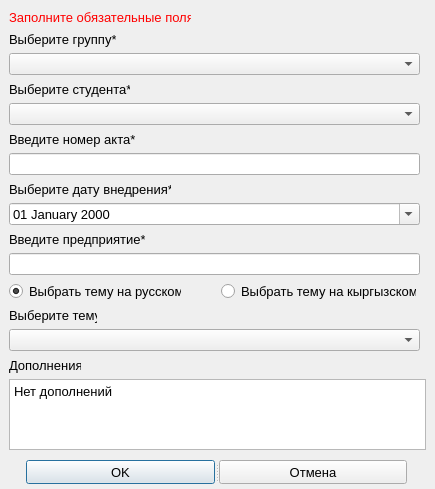
<?xml version="1.0" encoding="UTF-8"?>
<ui version="4.0">
 <class>AddOrEditActVnedrenia</class>
 <widget class="QDialog" name="AddOrEditActVnedrenia">
  <property name="geometry">
   <rect>
    <x>0</x>
    <y>0</y>
    <width>435</width>
    <height>489</height>
   </rect>
  </property>
  <property name="sizePolicy">
   <sizepolicy hsizetype="Fixed" vsizetype="Fixed">
    <horstretch>0</horstretch>
    <verstretch>0</verstretch>
   </sizepolicy>
  </property>
  <property name="focusPolicy">
   <enum>Qt::NoFocus</enum>
  </property>
  <property name="windowTitle">
   <string>Dialog</string>
  </property>
  <widget class="QLabel" name="label_error">
   <property name="geometry">
    <rect>
     <x>9</x>
     <y>9</y>
     <width>182</width>
     <height>16</height>
    </rect>
   </property>
   <property name="font">
    <font>
     <pointsize>10</pointsize>
    </font>
   </property>
   <property name="styleSheet">
    <string notr="true">color:red;</string>
   </property>
   <property name="text">
    <string>Заполните обязательные поля</string>
   </property>
  </widget>
  <widget class="QLabel" name="label_8">
   <property name="geometry">
    <rect>
     <x>9</x>
     <y>31</y>
     <width>107</width>
     <height>16</height>
    </rect>
   </property>
   <property name="font">
    <font>
     <pointsize>10</pointsize>
    </font>
   </property>
   <property name="text">
    <string>Выберите группу*</string>
   </property>
  </widget>
  <widget class="QLabel" name="label">
   <property name="geometry">
    <rect>
     <x>9</x>
     <y>81</y>
     <width>121</width>
     <height>16</height>
    </rect>
   </property>
   <property name="font">
    <font>
     <pointsize>10</pointsize>
    </font>
   </property>
   <property name="text">
    <string>Выберите студента*</string>
   </property>
  </widget>
  <widget class="QLabel" name="label_3">
   <property name="geometry">
    <rect>
     <x>9</x>
     <y>131</y>
     <width>126</width>
     <height>16</height>
    </rect>
   </property>
   <property name="font">
    <font>
     <pointsize>10</pointsize>
    </font>
   </property>
   <property name="text">
    <string>Введите номер акта*</string>
   </property>
  </widget>
  <widget class="QLabel" name="label_2">
   <property name="geometry">
    <rect>
     <x>9</x>
     <y>181</y>
     <width>162</width>
     <height>16</height>
    </rect>
   </property>
   <property name="font">
    <font>
     <pointsize>10</pointsize>
    </font>
   </property>
   <property name="text">
    <string>Выберите дату внедрения*</string>
   </property>
  </widget>
  <widget class="QLabel" name="label_4">
   <property name="geometry">
    <rect>
     <x>9</x>
     <y>231</y>
     <width>136</width>
     <height>16</height>
    </rect>
   </property>
   <property name="font">
    <font>
     <pointsize>10</pointsize>
    </font>
   </property>
   <property name="text">
    <string>Введите предприятие*</string>
   </property>
  </widget>
  <widget class="QRadioButton" name="radioButton_tema_rus">
   <property name="geometry">
    <rect>
     <x>9</x>
     <y>281</y>
     <width>172</width>
     <height>20</height>
    </rect>
   </property>
   <property name="font">
    <font>
     <pointsize>10</pointsize>
    </font>
   </property>
   <property name="text">
    <string>Выбрать тему на русском</string>
   </property>
   <property name="checked">
    <bool>true</bool>
   </property>
  </widget>
  <widget class="QRadioButton" name="radioButton_tema_kg">
   <property name="geometry">
    <rect>
     <x>221</x>
     <y>281</y>
     <width>195</width>
     <height>20</height>
    </rect>
   </property>
   <property name="font">
    <font>
     <pointsize>10</pointsize>
    </font>
   </property>
   <property name="text">
    <string>Выбрать тему на кыргызском</string>
   </property>
  </widget>
  <widget class="QLabel" name="label_5">
   <property name="geometry">
    <rect>
     <x>9</x>
     <y>307</y>
     <width>88</width>
     <height>16</height>
    </rect>
   </property>
   <property name="font">
    <font>
     <pointsize>10</pointsize>
    </font>
   </property>
   <property name="text">
    <string>Выберите тему</string>
   </property>
  </widget>
  <widget class="QLabel" name="label_6">
   <property name="geometry">
    <rect>
     <x>9</x>
     <y>357</y>
     <width>72</width>
     <height>16</height>
    </rect>
   </property>
   <property name="font">
    <font>
     <pointsize>10</pointsize>
    </font>
   </property>
   <property name="text">
    <string>Дополнения</string>
   </property>
  </widget>
  <widget class="QPlainTextEdit" name="plainTextEdit_dopolnenia">
   <property name="geometry">
    <rect>
     <x>9</x>
     <y>379</y>
     <width>417</width>
     <height>71</height>
    </rect>
   </property>
   <property name="font">
    <font>
     <pointsize>10</pointsize>
    </font>
   </property>
   <property name="plainText">
    <string>Нет дополнений</string>
   </property>
  </widget>
  <widget class="QLineEdit" name="lineEdit_predpriyatie">
   <property name="geometry">
    <rect>
     <x>9</x>
     <y>253</y>
     <width>411</width>
     <height>22</height>
    </rect>
   </property>
   <property name="font">
    <font>
     <pointsize>10</pointsize>
    </font>
   </property>
  </widget>
  <widget class="QComboBox" name="comboBox_tema">
   <property name="geometry">
    <rect>
     <x>9</x>
     <y>329</y>
     <width>411</width>
     <height>22</height>
    </rect>
   </property>
   <property name="font">
    <font>
     <pointsize>10</pointsize>
    </font>
   </property>
   <property name="mouseTracking">
    <bool>false</bool>
   </property>
  </widget>
  <widget class="QDateEdit" name="dateEdit">
   <property name="geometry">
    <rect>
     <x>9</x>
     <y>203</y>
     <width>411</width>
     <height>22</height>
    </rect>
   </property>
   <property name="font">
    <font>
     <pointsize>10</pointsize>
    </font>
   </property>
   <property name="displayFormat">
    <string>dd MMMM yyyy</string>
   </property>
   <property name="calendarPopup">
    <bool>true</bool>
   </property>
  </widget>
  <widget class="QLineEdit" name="lineEdit_nomer_acta">
   <property name="geometry">
    <rect>
     <x>9</x>
     <y>153</y>
     <width>411</width>
     <height>22</height>
    </rect>
   </property>
   <property name="font">
    <font>
     <pointsize>10</pointsize>
    </font>
   </property>
  </widget>
  <widget class="QComboBox" name="comboBox_student">
   <property name="geometry">
    <rect>
     <x>9</x>
     <y>103</y>
     <width>411</width>
     <height>22</height>
    </rect>
   </property>
   <property name="font">
    <font>
     <pointsize>10</pointsize>
    </font>
   </property>
  </widget>
  <widget class="QComboBox" name="comboBox_grupa">
   <property name="geometry">
    <rect>
     <x>9</x>
     <y>53</y>
     <width>411</width>
     <height>22</height>
    </rect>
   </property>
   <property name="font">
    <font>
     <pointsize>10</pointsize>
    </font>
   </property>
  </widget>
  <widget class="QSplitter" name="splitter">
   <property name="geometry">
    <rect>
     <x>26</x>
     <y>460</y>
     <width>381</width>
     <height>24</height>
    </rect>
   </property>
   <property name="font">
    <font>
     <pointsize>10</pointsize>
    </font>
   </property>
   <property name="orientation">
    <enum>Qt::Horizontal</enum>
   </property>
   <widget class="QPushButton" name="pushButton_ok">
    <property name="font">
     <font>
      <pointsize>10</pointsize>
     </font>
    </property>
    <property name="text">
     <string>OK</string>
    </property>
    <property name="icon">
     <iconset resource="../resourses.qrc">
      <normaloff>:/img/img/ok.png</normaloff>:/img/img/ok.png</iconset>
    </property>
   </widget>
   <widget class="QPushButton" name="pushButton_cancel">
    <property name="font">
     <font>
      <pointsize>10</pointsize>
     </font>
    </property>
    <property name="text">
     <string>Отмена</string>
    </property>
    <property name="icon">
     <iconset resource="../resourses.qrc">
      <normaloff>:/img/img/cancel.png</normaloff>:/img/img/cancel.png</iconset>
    </property>
   </widget>
  </widget>
 </widget>
 <resources>
  <include location="../resourses.qrc"/>
 </resources>
 <connections/>
</ui>
